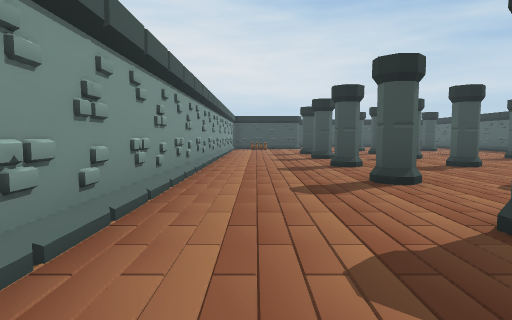
[1] (above)

19 first-person views from a walk through a scene from a Unity 3-D project. The camera is 1.5 m above the floor, tilts 4° down and sees 75° across. The floor is counted in squares, 2 m on a side. Each view is taken from the middle of a square. On the plan, view 1 faces up. The plan holds only what a view shows up to about 11 squares ahead; the rest is blank. The place goes on beyond the plan.

[2]
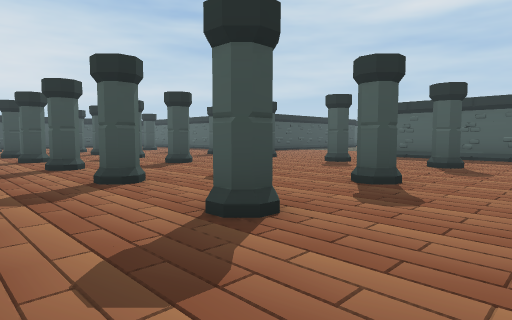

[3]
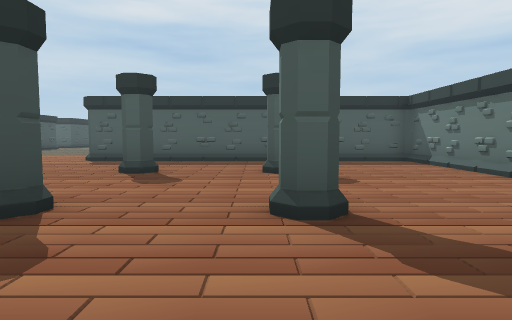

[4]
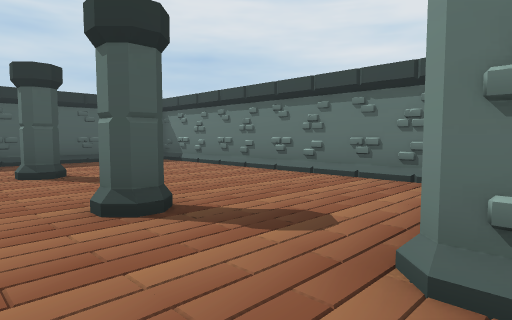

[5]
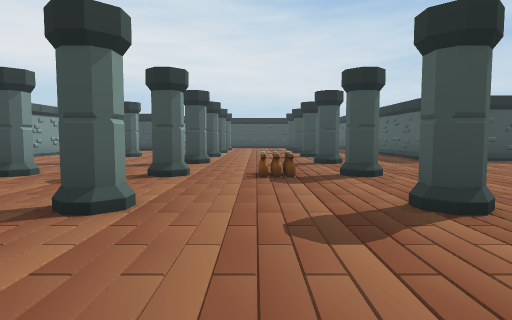

[6]
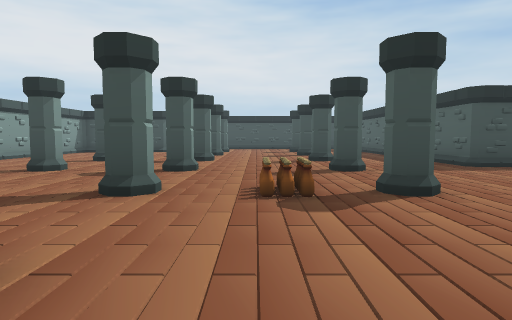

[7]
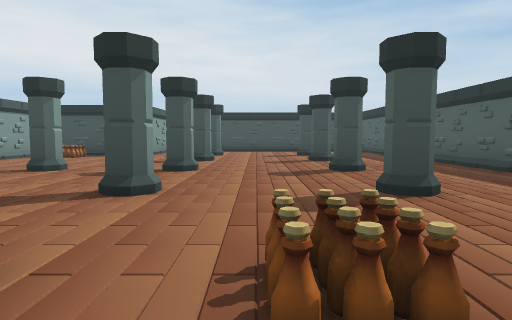

[8]
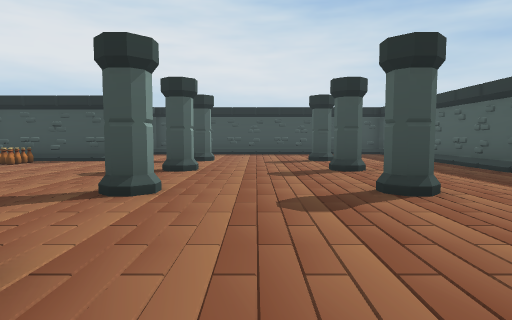

[9]
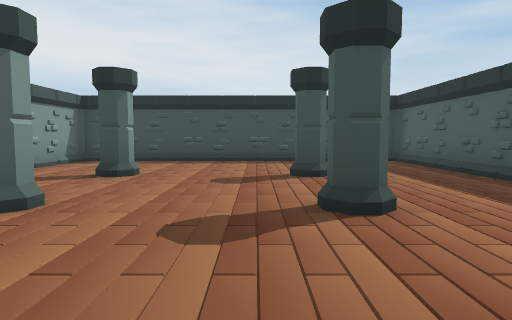

[10]
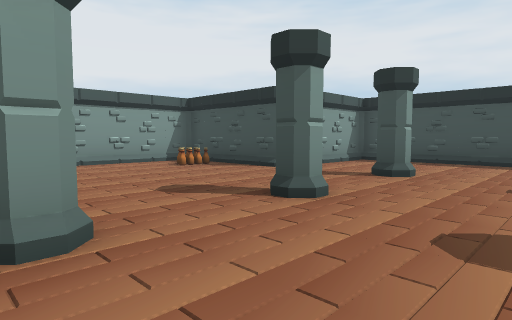

[11]
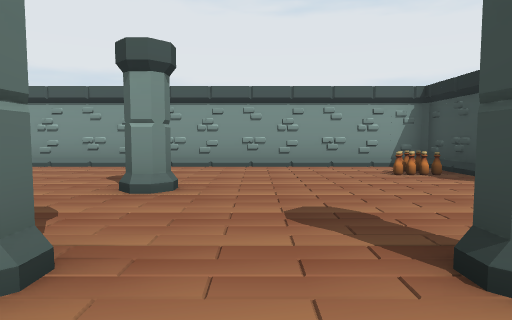

[12]
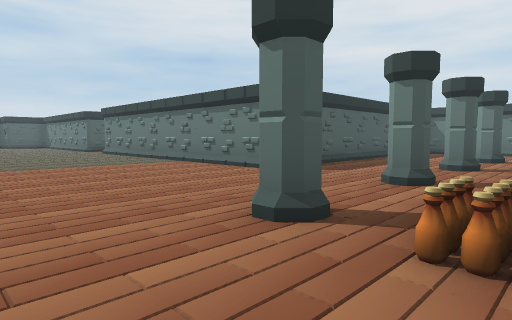

[13]
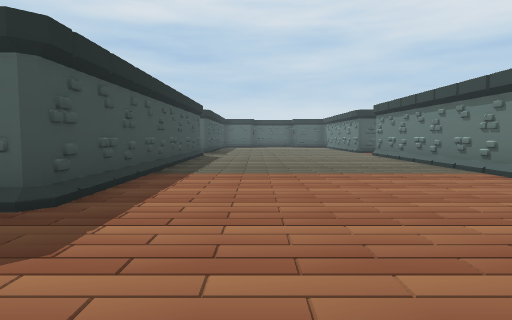

[14]
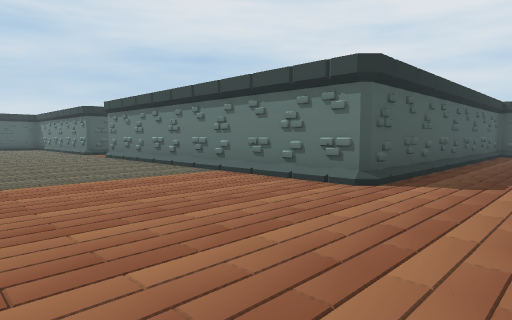

[15]
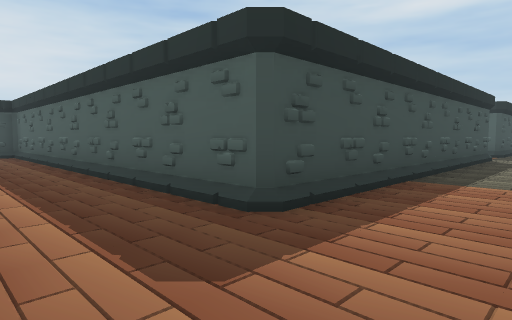

[16]
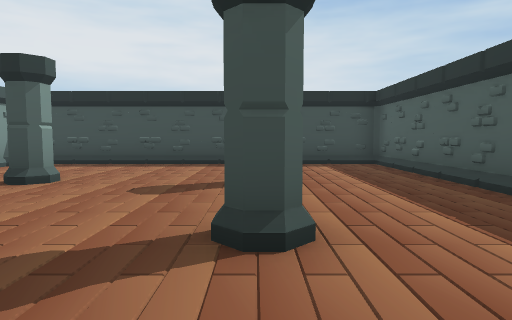

[17]
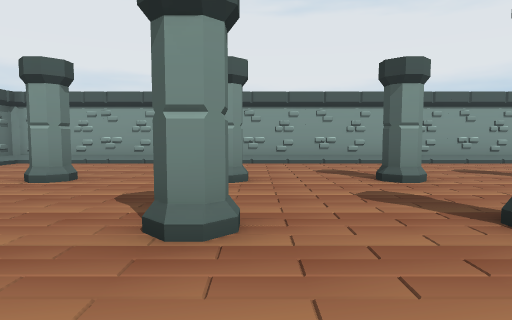

[18]
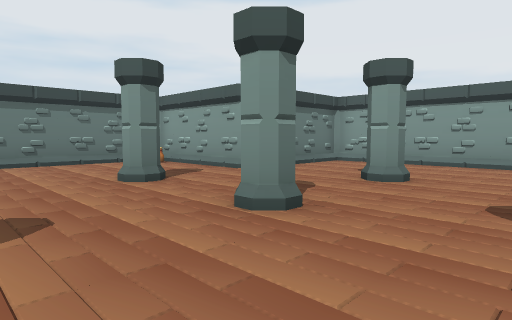

[19]
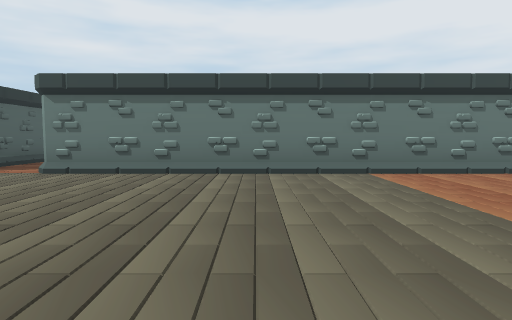

### Floor plan
Key: @ floor where view 1 was taken; # wall or solid block; . floor; / step, stairs or slope; O other object.
Columns run from 2 left of view 1 to 21 right of it. Each row starts with its distance up from view 1.
 25     ############
 24     #.////////.#
 23     #..........#
 22     #..........#
 21 #####..O.......#
 20 #.OO...#...O...#
 19 #.OO...........#
 18 #......O.......#
 17 #......#...O...#
 16 #..............#
 15 #...O..O.......#
 14 #...#..#...O...#
 13 #..............#########
 12 #...O..O......./////////
 11 #...#..#...O...........
 10 #......................
  9 #...O..O.OO.............
  8 #...#..#.OOO............
  7 #.......................
  6 #...O..O................
  5 #...#..#...O...#########
  4 #..............#
  3 #...O..O.......#
  2 #...#..#...O...#
  1 #..............#
  0 #.@....O.......#
 -1 #####..#...O...#
 -2     #..........#
 -3     #..........#
 -4       .........#
 -5      ###########

Where each view was taken, in squares from view 1:
view 1: 0 up, 0 right, facing up
view 2: 0 up, 0 right, facing up-right
view 3: 0 up, 2 right, facing right
view 4: 1 up, 2 right, facing down-right
view 5: 2 up, 7 right, facing up
view 6: 4 up, 7 right, facing up
view 7: 7 up, 7 right, facing up
view 8: 10 up, 7 right, facing up
view 9: 14 up, 8 right, facing up
view 10: 14 up, 8 right, facing up-left
view 11: 16 up, 7 right, facing left
view 12: 11 up, 7 right, facing down-right
view 13: 10 up, 9 right, facing right
view 14: 10 up, 10 right, facing down-right
view 15: 10 up, 10 right, facing up-right
view 16: 15 up, 9 right, facing up
view 17: 6 up, 8 right, facing left
view 18: 5 up, 8 right, facing down-left
view 19: 12 up, 18 right, facing down
